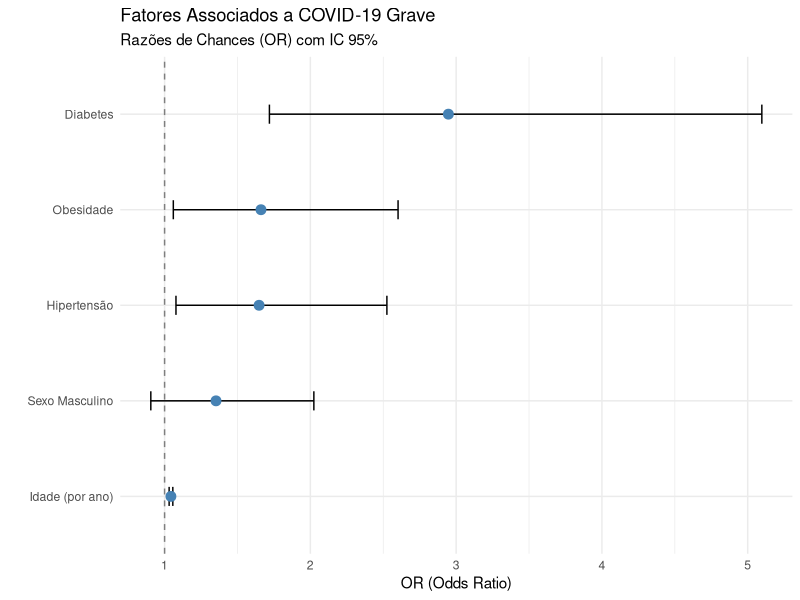
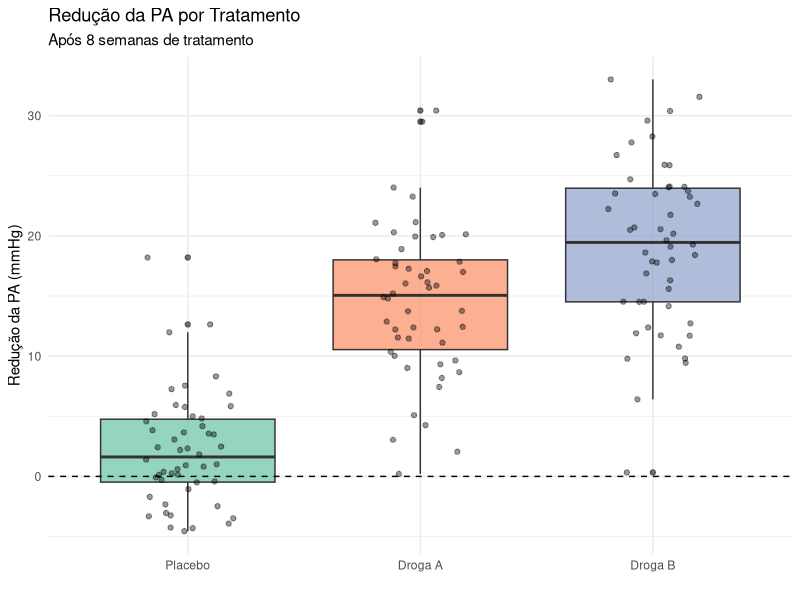
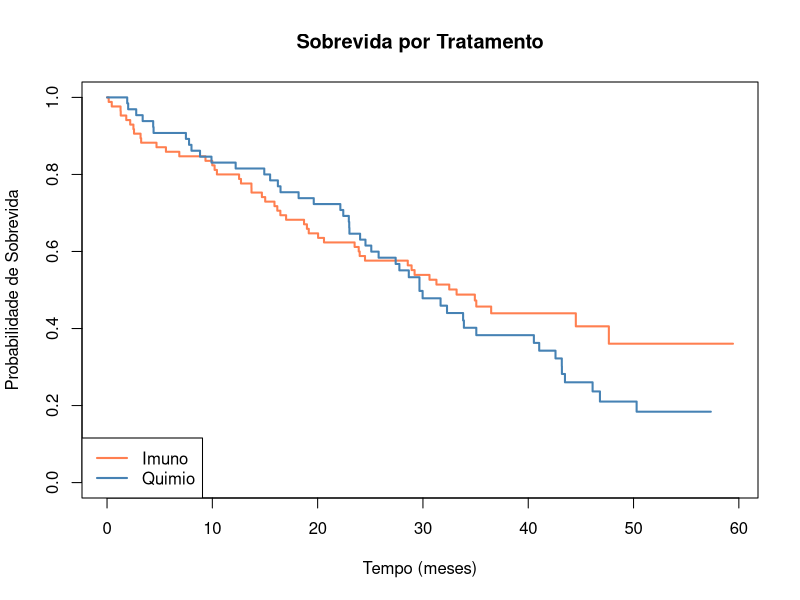
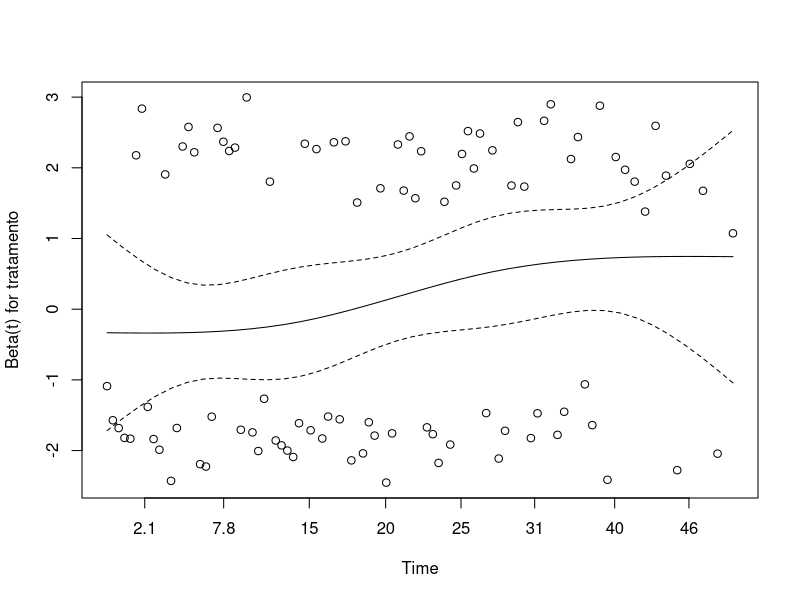
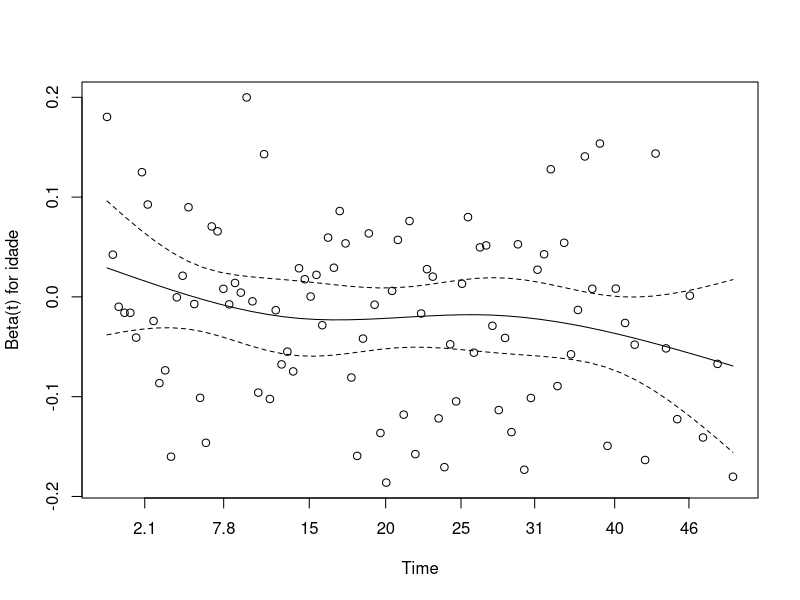
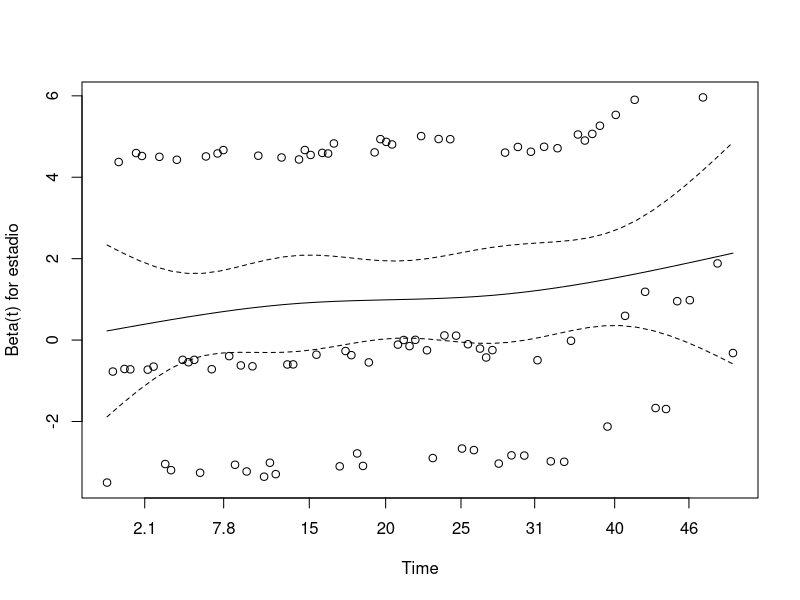

Source code (R) for these figures, in order:
# =============================================================================
# MÓDULO 3 - AULA 4: Aplicação dos Modelos Estatísticos
# Atividades Complementares
# Curso: Introdução à Análise de Dados para Pesquisa no SUS
# =============================================================================
#
# OBJETIVO DESTA AULA:
# Aplicar os modelos estudados nas aulas anteriores em situações práticas
# de saúde pública, integrando os conceitos e praticando a interpretação.
#
# CASOS PRÁTICOS:
#   Caso 1: Fatores de risco para COVID-19 grave (Regressão Logística)
#   Caso 2: Comparação de tratamentos (ANOVA)
#   Caso 3: Sobrevida em oncologia (Kaplan-Meier + Cox)
#
# =============================================================================


# -----------------------------------------------------------------------------
# CONFIGURAÇÃO INICIAL
# -----------------------------------------------------------------------------

# Se necessário, defina o diretório de trabalho:
# setwd("C:/caminho/para/pasta/do/curso")  # Windows
# setwd("/home/usuario/pasta/do/curso")    # Linux/Mac

# Verificar o diretório atual
getwd()


# -----------------------------------------------------------------------------
# PACOTES NECESSÁRIOS
# -----------------------------------------------------------------------------

# Se ainda não instalou, remova o # e execute:
# install.packages("tidyverse")
# install.packages("broom")
# install.packages("survival")

# Carregar os pacotes
library(tidyverse)
library(broom)       # Para extrair resultados em formato "arrumado"
library(survival)    # Para análise de sobrevivência


# #############################################################################
#
# CASO 1: FATORES DE RISCO PARA COVID-19 GRAVE
#
# #############################################################################
#
# CONTEXTO:
# ---------
# Você é analista de dados em uma secretaria de saúde.
# Precisa identificar quais características dos pacientes estão associadas
# a casos GRAVES de COVID-19, para orientar políticas de saúde.
#
# PERGUNTA DE PESQUISA:
# "Quais fatores aumentam a chance de um paciente ter COVID-19 grave?"
#
# TIPO DE DESFECHO:
# Binário (grave vs não grave) → Regressão Logística
#
# =============================================================================


# -----------------------------------------------------------------------------
# DADOS: Pacientes com COVID-19
# -----------------------------------------------------------------------------

set.seed(2020)      # Ano da pandemia como semente!
n_covid <- 500      # 500 pacientes

# Criar dados simulados de pacientes com COVID-19:
dados_covid <- tibble(
  id = 1:n_covid,
  
  # Idade: entre 18 e 95 anos, média de 50
  idade = round(pmin(pmax(rnorm(n_covid, 50, 18), 18), 95)),
  
  # Sexo: distribuição igual
  sexo = sample(c("Feminino", "Masculino"), n_covid, replace = TRUE),
  
  # Comorbidades (com prevalências realistas):
  diabetes = sample(c("Não", "Sim"), n_covid, replace = TRUE, prob = c(0.85, 0.15)),
  hipertensao = sample(c("Não", "Sim"), n_covid, replace = TRUE, prob = c(0.70, 0.30)),
  obesidade = sample(c("Não", "Sim"), n_covid, replace = TRUE, prob = c(0.75, 0.25))
  
) %>%
  mutate(
    # Calcular probabilidade de caso grave baseada nos fatores de risco:
    # (esses coeficientes são fictícios, mas plausíveis)
    prob_grave = plogis(
      -3 +                                    # Intercepto
      0.04 * idade +                          # Idade aumenta risco
      0.3 * (sexo == "Masculino") +           # Homens: maior risco
      0.8 * (diabetes == "Sim") +             # Diabetes: maior risco
      0.5 * (hipertensao == "Sim") +          # Hipertensão: maior risco
      0.6 * (obesidade == "Sim")              # Obesidade: maior risco
    ),
    # Gerar o desfecho (0 = não grave, 1 = grave) baseado na probabilidade:
    caso_grave = rbinom(n_covid, 1, prob_grave)
  )


# Ver as primeiras linhas:
head(dados_covid)


# -----------------------------------------------------------------------------
# ANÁLISE DESCRITIVA
# -----------------------------------------------------------------------------

# Quantos casos graves e não graves?
table(dados_covid$caso_grave)

# Em porcentagem:
prop.table(table(dados_covid$caso_grave)) * 100


# Comparar características entre casos graves e não graves:
dados_covid %>%
  group_by(caso_grave) %>%
  summarise(
    n = n(),                                           # Número de pacientes
    idade_media = round(mean(idade), 1),               # Média de idade
    prop_masculino = round(mean(sexo == "Masculino") * 100, 1),    # % homens
    prop_diabetes = round(mean(diabetes == "Sim") * 100, 1),       # % diabéticos
    prop_hipertensao = round(mean(hipertensao == "Sim") * 100, 1), # % hipertensos
    prop_obesidade = round(mean(obesidade == "Sim") * 100, 1)      # % obesos
  )

# OBSERVE:
# → Os casos graves (1) têm mais idade em média?
# → Há maior proporção de comorbidades nos casos graves?


# -----------------------------------------------------------------------------
# MODELO DE REGRESSÃO LOGÍSTICA
# -----------------------------------------------------------------------------

# Ajustar modelo logístico para identificar fatores de risco:

modelo_covid <- glm(
  caso_grave ~ idade + sexo + diabetes + hipertensao + obesidade,
  data = dados_covid,
  family = binomial    # Indica que Y é binária
)

# Ver o resumo:
summary(modelo_covid)



# -----------------------------------------------------------------------------
# EXTRAIR OR (ODDS RATIOS) COM IC 95%
# -----------------------------------------------------------------------------

# tidy() transforma os resultados em uma tabela organizada
# exponentiate = TRUE converte os coeficientes em OR

resultados_or <- tidy(modelo_covid, conf.int = TRUE, exponentiate = TRUE)
print(resultados_or)

# COMO INTERPRETAR:
#
# term = variável
# estimate = OR (Odds Ratio / Razão de Chances)
# conf.low e conf.high = IC 95% para o OR
# p.value = p-valor (significativo se < 0.05)
#
# EXEMPLOS DE INTERPRETAÇÃO:
#
# idade (OR ≈ 1.04):
# → Para cada ano a mais de idade, a chance de caso grave aumenta ~4%
# → Para 10 anos a mais: (1.04)^10 ≈ 1.48 → 48% mais chance
#
# sexoMasculino (OR ≈ 1.35):
# → Homens têm ~35% mais chance de caso grave que mulheres
#
# diabetesSim (OR ≈ 2.2):
# → Diabéticos têm ~2.2 vezes mais chance de caso grave
# → Ou seja, ~120% mais chance que não diabéticos
#
# IC 95%:
# → Se o IC NÃO inclui 1, o fator é estatisticamente significativo
# → Se o IC inclui 1, não podemos afirmar que há associação


# -----------------------------------------------------------------------------
# VISUALIZAÇÃO: FOREST PLOT
# -----------------------------------------------------------------------------

# O Forest Plot é uma forma visual de mostrar os ORs e seus ICs

# Preparar dados para o gráfico:
dados_forest <- resultados_or %>%
  filter(term != "(Intercept)") %>%    # Remover o intercepto
  mutate(
    # Criar nomes mais amigáveis para as variáveis:
    variavel = case_when(
      term == "idade" ~ "Idade (por ano)",
      term == "sexoMasculino" ~ "Sexo Masculino",
      term == "diabetesSim" ~ "Diabetes",
      term == "hipertensaoSim" ~ "Hipertensão",
      term == "obesidadeSim" ~ "Obesidade"
    )
  )

# Criar o Forest Plot:
ggplot(dados_forest, aes(x = estimate, y = reorder(variavel, estimate))) +
  # Linha vertical em OR = 1 (sem efeito):
  geom_vline(xintercept = 1, linetype = "dashed", color = "gray50") +
  # Barras de erro (IC 95%):
  geom_errorbarh(aes(xmin = conf.low, xmax = conf.high), height = 0.2) +
  # Pontos (OR):
  geom_point(size = 3, color = "steelblue") +
  # Títulos:
  labs(title = "Fatores Associados a COVID-19 Grave",
       subtitle = "Razões de Chances (OR) com IC 95%",
       x = "OR (Odds Ratio)", 
       y = "") +
  theme_minimal()

# COMO LER O FOREST PLOT:
#
# - Linha tracejada vertical = OR = 1 (sem efeito)
# - Pontos à DIREITA da linha = fatores de RISCO (OR > 1)
# - Pontos à ESQUERDA da linha = fatores de PROTEÇÃO (OR < 1)
# - Barras horizontais = IC 95%
# - Se a barra CRUZA a linha vertical → NÃO é significativo
# - Se a barra NÃO cruza → É significativo


# -----------------------------------------------------------------------------
# CONCLUSÃO PARA GESTORES
# -----------------------------------------------------------------------------

# Com base nos resultados, você poderia recomendar:
#
# "Os principais fatores de risco para COVID-19 grave são:
#  - Idade avançada
#  - Presença de diabetes
#  - Hipertensão
#  - Obesidade
#  - Sexo masculino
#
#  Recomendamos priorizar a vacinação e o monitoramento de pacientes
#  idosos e com essas comorbidades."


# #############################################################################
#
# CASO 2: COMPARAÇÃO DE TRATAMENTOS (ENSAIO CLÍNICO)
#
# #############################################################################
#
# CONTEXTO:
# ---------
# Um ensaio clínico testou 3 grupos:
# - Placebo (grupo controle)
# - Droga A (novo medicamento)
# - Droga B (outro novo medicamento)
#
# O desfecho é a REDUÇÃO da pressão arterial após 8 semanas.
#
# PERGUNTA DE PESQUISA:
# "Algum dos tratamentos é mais eficaz que o placebo para reduzir a PA?"
#
# TIPO DE DESFECHO:
# Contínuo (redução da PA) + 3 grupos → ANOVA
#
# =============================================================================


# -----------------------------------------------------------------------------
# DADOS: Ensaio Clínico
# -----------------------------------------------------------------------------

set.seed(123)
n_por_grupo <- 50   # 50 pacientes em cada grupo

# Criar dados simulados:
dados_trat <- tibble(
  # Tratamento: 50 de cada
  tratamento = factor(
    rep(c("Placebo", "Droga A", "Droga B"), each = n_por_grupo),
    levels = c("Placebo", "Droga A", "Droga B")  # Define ordem das categorias
  ),
  # PA basal (antes do tratamento):
  pa_basal = round(rnorm(n_por_grupo * 3, 150, 10))
) %>%
  mutate(
    # Redução da PA após 8 semanas (valores simulados):
    reducao = case_when(
      tratamento == "Placebo" ~ rnorm(n(), mean = 2, sd = 5),   # Placebo: pouca redução
      tratamento == "Droga A" ~ rnorm(n(), mean = 15, sd = 6),  # Droga A: boa redução
      tratamento == "Droga B" ~ rnorm(n(), mean = 20, sd = 7)   # Droga B: melhor redução
    )
  )

# Ver as primeiras linhas:
head(dados_trat)

# Quantos em cada grupo:
table(dados_trat$tratamento)


# -----------------------------------------------------------------------------
# ANÁLISE DESCRITIVA POR GRUPO
# -----------------------------------------------------------------------------

dados_trat %>%
  group_by(tratamento) %>%
  summarise(
    n = n(),                              # Número de pacientes
    media = round(mean(reducao), 1),      # Média de redução
    dp = round(sd(reducao), 1),           # Desvio-padrão
    minimo = round(min(reducao), 1),      # Valor mínimo
    maximo = round(max(reducao), 1)       # Valor máximo
  )

# OBSERVE:
# → Qual tratamento tem a maior média de redução?
# → As diferenças parecem grandes?


# -----------------------------------------------------------------------------
# VISUALIZAÇÃO: BOXPLOT
# -----------------------------------------------------------------------------

ggplot(dados_trat, aes(x = tratamento, y = reducao, fill = tratamento)) +
  # Boxplot:
  geom_boxplot(alpha = 0.7) +
  # Pontos individuais (para ver a distribuição):
  geom_jitter(width = 0.2, alpha = 0.4) +
  # Linha horizontal em y = 0 (sem redução):
  geom_hline(yintercept = 0, linetype = "dashed") +
  # Cores:
  scale_fill_brewer(palette = "Set2") +
  # Títulos:
  labs(title = "Redução da PA por Tratamento",
       subtitle = "Após 8 semanas de tratamento",
       x = "", 
       y = "Redução da PA (mmHg)") +
  theme_minimal() +
  theme(legend.position = "none")   # Remover legenda (redundante)

# COMO LER O BOXPLOT:
# - Linha horizontal dentro da caixa = MEDIANA
# - Caixa = 50% dos dados (do 1º ao 3º quartil)
# - Linhas verticais (bigodes) = extensão até 1.5 x IQR
# - Pontos fora = valores atípicos
# - Pontos coloridos = dados individuais


# -----------------------------------------------------------------------------
# ANOVA (Análise de Variância)
# -----------------------------------------------------------------------------

# A ANOVA testa se PELO MENOS um dos grupos tem média diferente dos outros
#
# H0: μ_placebo = μ_drogaA = μ_drogaB (todas as médias são iguais)
# H1: Pelo menos uma média é diferente

modelo_anova <- aov(reducao ~ tratamento, data = dados_trat)

# Ver o resultado:
summary(modelo_anova)

# COMO LER:
#
# Df = graus de liberdade
# Sum Sq = soma dos quadrados
# Mean Sq = média dos quadrados
# F value = estatística F (quanto maior, mais evidência de diferença)
# Pr(>F) = p-valor
#
# Se Pr(>F) < 0.05:
# → Rejeitamos H0
# → Há diferença significativa entre PELO MENOS dois grupos
# → MAS não sabemos QUAIS grupos diferem! Para isso, usamos Tukey.


# -----------------------------------------------------------------------------
# TESTE DE TUKEY (Comparações Múltiplas)
# -----------------------------------------------------------------------------

# O teste de Tukey compara TODOS os pares de grupos

TukeyHSD(modelo_anova)

# COMO LER:
#
# diff = diferença entre as médias dos dois grupos
# lwr = limite inferior do IC 95% para a diferença
# upr = limite superior do IC 95% para a diferença
# p adj = p-valor AJUSTADO para múltiplas comparações
#
# Se p adj < 0.05 → Esses dois grupos diferem significativamente
#
# EXEMPLO:
# Droga A - Placebo: diff = 13, p adj < 0.001
# → Droga A reduz em média 13 mmHg A MAIS que o placebo
# → Diferença SIGNIFICATIVA
#
# Droga B - Droga A: diff = 5, p adj = ?
# → Se p < 0.05: Droga B é melhor que Droga A
# → Se p >= 0.05: Não há evidência de diferença entre as drogas

# -----------------------------------------------------------------------------
# ALTERNATIVA: ANOVA usando lm()
# -----------------------------------------------------------------------------

# Também é possível fazer a ANOVA usando a função lm() (modelo linear).
# O resultado é equivalente, mas o summary() mostra informações adicionais.

mod_lm <- lm(reducao ~ tratamento, data = dados_trat)
summary(mod_lm)

# COMO LER:
#
# (Intercept) = média do grupo de referência (Placebo)
# tratamentoDroga A = diferença entre Droga A e Placebo
# tratamentoDroga B = diferença entre Droga B e Placebo
#
# O p-valor de cada coeficiente testa se aquele grupo difere do Placebo.
# O F-statistic no final é o mesmo da ANOVA.


# -----------------------------------------------------------------------------
# CONCLUSÃO PARA O ESTUDO
# -----------------------------------------------------------------------------

# Com base nos resultados, você poderia concluir:
#
# "Ambas as drogas são significativamente mais eficazes que o placebo
#  na redução da pressão arterial.
#
#  A Droga B apresentou a maior redução média (cerca de 20 mmHg),
#  seguida pela Droga A (cerca de 15 mmHg).
#
#  Recomendamos avaliar também custo, efeitos colaterais e facilidade
#  de administração para a decisão final."


# #############################################################################
#
# CASO 3: SOBREVIDA EM PACIENTES ONCOLÓGICOS
#
# #############################################################################
#
# CONTEXTO:
# ---------
# Um hospital oncológico quer comparar a sobrevida de pacientes
# tratados com quimioterapia convencional vs imunoterapia.
#
# PERGUNTA DE PESQUISA:
# "Há diferença na sobrevida entre os dois tratamentos?"
# "Quais fatores afetam a sobrevida?"
#
# TIPO DE DESFECHO:
# Tempo até evento (com censura) → Análise de Sobrevivência
#
# =============================================================================


# -----------------------------------------------------------------------------
# DADOS: Pacientes Oncológicos
# -----------------------------------------------------------------------------

set.seed(789)
n_onco <- 150   # 150 pacientes

# Criar dados simulados:
dados_onco <- tibble(
  id = 1:n_onco,
  # Tratamento:
  tratamento = sample(c("Quimio", "Imuno"), n_onco, replace = TRUE),
  # Idade: entre 40 e 80 anos
  idade = round(pmin(pmax(rnorm(n_onco, 60, 10), 40), 80)),
  # Estadio do câncer:
  estadio = sample(c("II", "III", "IV"), n_onco, replace = TRUE, prob = c(0.3, 0.4, 0.3))
) %>%
  mutate(
    # Taxa de risco (menor = melhor prognóstico):
    taxa = ifelse(tratamento == "Imuno", 0.02, 0.03) *   # Imuno melhor que Quimio
           case_when(
             estadio == "II" ~ 0.6,    # Estadio II: menor risco
             estadio == "III" ~ 1,     # Estadio III: risco médio
             TRUE ~ 1.5                 # Estadio IV: maior risco
           ),
    # Tempo até evento (simulado):
    tempo_evento = rexp(n_onco, rate = taxa),
    # Tempo de censura (variável - alguns saem antes):
    tempo_censura = runif(n_onco, 24, 60),
    # Tempo observado:
    tempo = pmin(tempo_evento, tempo_censura),
    # Status: 1 = evento, 0 = censurado
    status = as.integer(tempo_evento <= tempo_censura)
  )


# Ver os dados:
head(dados_onco)

# Quantos eventos e censuras:
table(dados_onco$status)

# Distribuição por tratamento:
table(dados_onco$tratamento, dados_onco$status)


# -----------------------------------------------------------------------------
# CRIAR OBJETO DE SOBREVIVÊNCIA
# -----------------------------------------------------------------------------

surv_onco <- Surv(time = dados_onco$tempo, event = dados_onco$status)


# -----------------------------------------------------------------------------
# CURVAS DE KAPLAN-MEIER POR TRATAMENTO
# -----------------------------------------------------------------------------

km_onco <- survfit(surv_onco ~ tratamento, data = dados_onco)

# Resumo:
print(km_onco)


# Plotar as curvas:
plot(km_onco,
     main = "Sobrevida por Tratamento",
     xlab = "Tempo (meses)",
     ylab = "Probabilidade de Sobrevida",
     col = c("coral", "steelblue"),
     lwd = 2)

# Adicionar legenda:
legend("bottomleft", 
       legend = c("Imuno", "Quimio"),
       col = c("coral", "steelblue"), 
       lwd = 2)

# OBSERVE:
# → Qual curva está MAIS ALTA? (melhor sobrevida)
# → As curvas se separam ao longo do tempo?


# -----------------------------------------------------------------------------
# TESTE LOG-RANK
# -----------------------------------------------------------------------------

# Testa se há diferença significativa entre as curvas

survdiff(surv_onco ~ tratamento, data = dados_onco)

# Se p < 0.05 → Há diferença significativa entre os tratamentos


# -----------------------------------------------------------------------------
# MODELO DE COX
# -----------------------------------------------------------------------------

# O modelo de Cox identifica fatores que afetam a sobrevida

modelo_cox <- coxph(surv_onco ~ tratamento + idade + estadio, data = dados_onco)

# Resumo:
summary(modelo_cox)

# -----------------------------------------------------------------------------
# VERIFICAÇÃO DO PRESSUPOSTO DE PROPORCIONALIDADE
# -----------------------------------------------------------------------------

# O modelo de Cox assume que os Hazard Ratios são CONSTANTES ao longo do tempo.
# Isso é chamado de "pressuposto de riscos proporcionais".
# Devemos testar se esse pressuposto é atendido.

# Teste estatístico de proporcionalidade:
test_ph <- cox.zph(modelo_cox)
test_ph

# COMO LER:
#
# Se p > 0.05 para uma variável → Pressuposto atendido para essa variável
# Se p < 0.05 → O efeito dessa variável pode variar ao longo do tempo
#               (violação do pressuposto)
#
# GLOBAL: testa o modelo como um todo


# Checagem visual do pressuposto:
plot(test_ph)

# COMO INTERPRETAR O GRÁFICO:
#
# → Se a linha for aproximadamente HORIZONTAL, o pressuposto é atendido
# → Se a linha tiver inclinação clara, o efeito da variável muda com o tempo
# → A linha tracejada mostra o intervalo de confiança


# Ver apenas os Hazard Ratios (HR):
exp(coef(modelo_cox))

# INTERPRETAÇÃO DOS HRs:
#
# tratamentoQuimio: HR > 1
# → Quimio tem MAIOR risco de evento que Imuno (referência)
# → Ex: HR = 1.5 significa 50% mais risco de óbito
#
# idade: HR por ano
# → Ex: HR = 1.02 significa 2% mais risco para cada ano a mais
#
# estadioIII e estadioIV: comparados com estadio II
# → HR > 1 significa pior prognóstico


# -----------------------------------------------------------------------------
# CONCLUSÃO PARA O HOSPITAL
# -----------------------------------------------------------------------------

# Com base nos resultados, você poderia concluir:
#
# "A imunoterapia apresentou melhor sobrevida que a quimioterapia
#  convencional nesta amostra de pacientes.
#
#  Outros fatores que afetam negativamente a sobrevida incluem:
#  - Idade mais avançada
#  - Estadio mais avançado do câncer (especialmente estadio IV)
#
#  Recomendamos considerar a imunoterapia como opção de tratamento,
#  especialmente para pacientes em estadios mais avançados."
# =============================================================================
